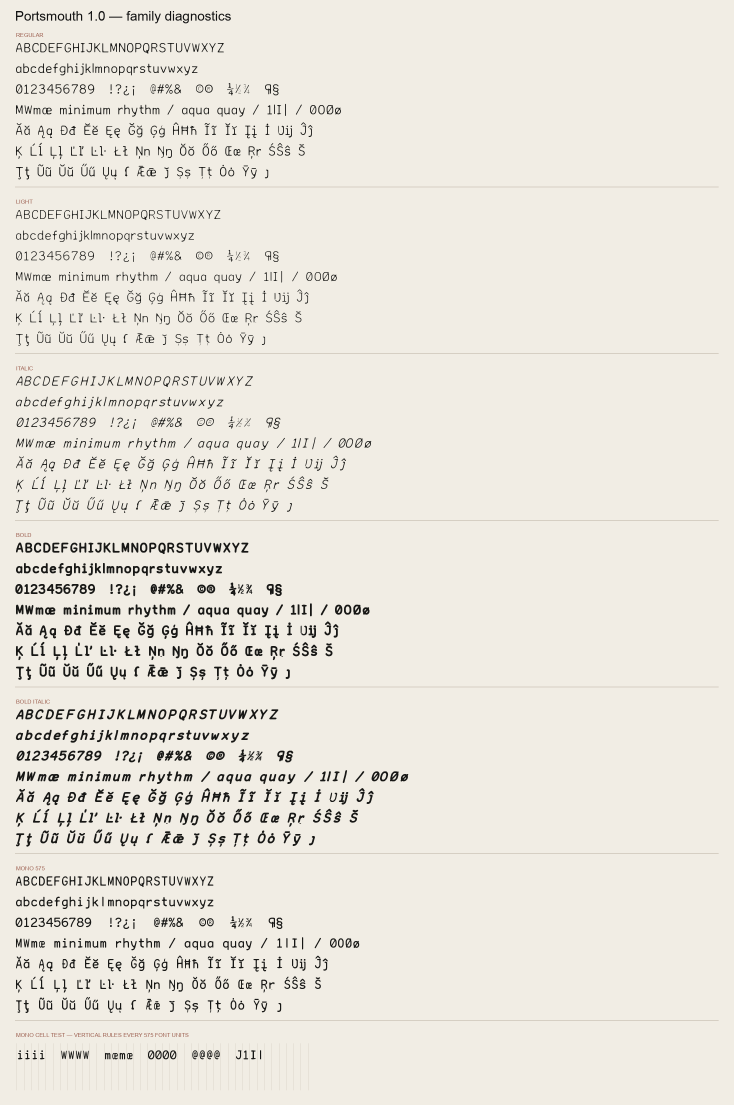
#> input picture Portsmouth-Family-1.0-diagnostics.png, 2200 x 3315 px, given in place of mff_image1.png, which was not available (shown at 1/3 size)
$ python directional_fusion.py
#> lines starting #> are read from the running program, lines starting #| are printed output that depends on the picture; pictures that were not available may be replaced by others from this repository, and a replacement may not be noted
### experiments/two_lattice_blur_study.py
#!/usr/bin/env python3
"""The two §4c measurements: complementary blur and soft-weight seams.

A. Complementary blur (no source sharp anywhere).  Two captures of one
   ground-truth scene through disk PSFs of different radii.  Disk OTFs have
   zeros at different frequencies, so at each (patch, frequency) at least
   one capture retains energy — per-coefficient consensus across captures
   covers what each blur destroyed.  Beyond its first OTF zero a capture's
   phase is sign-flipped, so pixel-domain fusion is structurally unable to
   use that band; magnitude projection + positivity re-retrieves phase.
   Configurations (weights ladder, all measured quantities):
     per-patch softmax weights  (the MFF configuration; blind to frequency)
     per-coefficient softmax    (frequency-resolved reliability)
     max-consensus target       (elementwise max magnitude, hard w=1)
   against capture/average baselines, PSNR to ground truth.

B. Negative control: identical blurs.  No complementary information exists;
   an honest method must not hallucinate sharpness (PSNR ~= capture).

C. Soft-weight seam.  Spatially-varying focus with a wide transition band
   where weights are necessarily ambiguous.  Measure the projection stage's
   gain over the weighted-average seed as a function of position: the gain
   should concentrate in the seam.
"""
from __future__ import annotations

import sys
from pathlib import Path

import numpy as np

HERE = Path(__file__).resolve().parent
sys.path.insert(0, str(HERE))
OUT = HERE / "out"

from two_lattice_mff import PatchFamily  # noqa: E402

SCRATCH = Path("/private/tmp/claude-501/-Users-quentinkuttenkuler-bfft/"
               "7ec9c357-2c5f-45c7-83cc-25520967d9ba/scratchpad")


def ground_truth(n=256):
    """Sharp real texture: the in-focus shell center of MFFW3/4 source 1."""
    import matplotlib.image as mpimg
    img = mpimg.imread(str(SCRATCH / "mff_image1.png")).astype(np.float64)
    return img[60:60 + n, 100:100 + n, :3].mean(axis=2)


# [15 lines left out: functions disk_kernel, convolve_reflect, not called in this run]


def psnr(u, ref):
    rng = ref.max() - ref.min()
    return 10 * np.log10(rng ** 2 / np.mean((u - ref) ** 2))


def coeff_weights(fams, gamma=2.0):
    m = np.stack([f.target for f in fams]) ** gamma
    return m / (m.sum(axis=0, keepdims=True) + 1e-30)


# [171 lines left out: functions patch_weights, project_coeff_weighted, run, part_a, part_a2, part_b and 2 more, not called in this run]


# [6 lines that do not run on import are left out]

### experiments/directional_fusion.py
#!/usr/bin/env python3
"""Directional denoise on each axis, then BLUE-fuse (not geomean).

Formal backing:
  1D Wiener along axis u is the MMSE linear estimator for that marginal.
  Inverse-variance (BLUE / information-form) fusion of unbiased estimates
  is minimum-variance and has error covariance <= each input on EVERY axis.
  Geometric mean is neither unbiased nor covariance-aware, so it cannot
  reach the per-axis minima -- this is the strawman we replace.

Estimators:
  est_rows = 1D Wiener along axis 1 (kills row-axis noise; blurs vertical
             edges = column-varying content).
  est_cols = 1D Wiener along axis 0 (dual).
Fusions:
  geomean  = sqrt(est_rows * est_cols)              (biased strawman)
  arithmean= 0.5(est_rows + est_cols)               (variance-blind)
  blue_oracle = inverse (GT) local-MSE weights      (upper bound of fusion)
  blue_practical = inverse local residual-variance weights (GT-free; this
             is our relaxed weighted projection with identity aperture,
             omega ~ Sigma^{-1}).
Reference:
  wiener2d = full 2D Wiener (joint MMSE linear) -- the number the fusion of
             two 1D estimators aims to approach, NOT to beat.
"""
from __future__ import annotations

import sys
from pathlib import Path

import numpy as np

HERE = Path(__file__).resolve().parent
sys.path.insert(0, str(HERE))
OUT = HERE / "out"

from two_lattice_blur_study import ground_truth, psnr  # noqa: E402

SIGMA = 0.08


def box(img, k=9):
    c = np.cumsum(np.pad(img, ((k, k), (0, 0)), mode="reflect"), axis=0)
    img = (c[2 * k:, :] - c[:-2 * k, :]) / (2 * k)
    c = np.cumsum(np.pad(img, ((0, 0), (k, k)), mode="reflect"), axis=1)
    return (c[:, 2 * k:] - c[:, :-2 * k]) / (2 * k)


def marginal_wiener(noisy, sigma, axis):
    n = noisy.shape[axis]
    Y = np.fft.fft(noisy, axis=axis)
    other = 1 - axis
    Py = (np.abs(Y) ** 2).mean(axis=other, keepdims=True)   # avg periodogram
    noise_power = sigma ** 2 * n                            # unnormalized FFT
    Ps = np.maximum(Py - noise_power, 0.0)
    W = Ps / (Ps + noise_power)
    return np.real(np.fft.ifft(Y * W, axis=axis))


def wiener2d(noisy, sigma):
    Y = np.fft.fft2(noisy)
    P = np.abs(Y) ** 2
    noise_power = sigma ** 2 * noisy.size
    Ps = np.maximum(P - noise_power, 0.0)
    W = Ps / (Ps + noise_power)
    return np.real(np.fft.ifft2(Y * W))


def blue_fuse(e1, e2, v1, v2):
    w1 = (1.0 / (v1 + 1e-12))
    w2 = (1.0 / (v2 + 1e-12))
    return (w1 * e1 + w2 * e2) / (w1 + w2)


def oriented_scene(n=256):
    """Spatially varying orientation: left half = horizontal edges (content
    varies vertically), right half = vertical edges.  The two axes fail in
    DIFFERENT places, so inverse-variance weighting must decisively beat any
    fixed blend."""
    y, x = np.mgrid[0:n, 0:n].astype(np.float64)
    left = 0.5 + 0.45 * np.sign(np.sin(2 * np.pi * y / 12))     # horiz edges
    right = 0.5 + 0.45 * np.sign(np.sin(2 * np.pi * x / 12))    # vert edges
    img = np.where(x < n / 2, left, right)
    return np.clip(img, 0, 1)


def run_scene(gt, sigma, seed, tag):
    rng = np.random.default_rng(seed)
    noisy = gt + sigma * rng.standard_normal(gt.shape)
    est_rows = marginal_wiener(noisy, sigma, axis=1)
    est_cols = marginal_wiener(noisy, sigma, axis=0)
    geomean = np.sqrt(np.clip(est_rows, 0, None) * np.clip(est_cols, 0, None))
    v1 = box((noisy - est_rows) ** 2)
    v2 = box((noisy - est_cols) ** 2)
    blue = blue_fuse(est_rows, est_cols, v1, v2)
    print(f"[{tag}] input {psnr(noisy, gt):.2f} | rows {psnr(est_rows, gt):.2f}"
          f" cols {psnr(est_cols, gt):.2f} | geomean {psnr(geomean, gt):.2f} |"
          f" BLUE {psnr(blue, gt):.2f} | gain over geomean "
          f"{psnr(blue, gt) - psnr(geomean, gt):+.2f} dB")


def main():
    print("== decisive case: spatially-varying orientation ==")
    run_scene(oriented_scene(), 0.12, 1, "oriented")
    print("\n== honest baseline: near-isotropic natural texture ==")
    gt = ground_truth()                       # sharp natural crop, ~256^2
    rng = np.random.default_rng(0)
    noisy = gt + SIGMA * rng.standard_normal(gt.shape)

    est_rows = marginal_wiener(noisy, SIGMA, axis=1)
#> call 3 of marginal_wiener, with sigma = 0.08, axis = 1
#> in marginal_wiener (call 3), `return np.real(np.fft.ifft(Y * W, axis=axis))`:
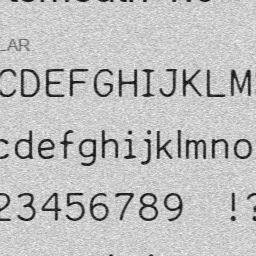
#> returned value: shape (256, 256) float64; min -0.0658, max 1.16, mean 0.86; drawn with min black and max white
    est_cols = marginal_wiener(noisy, SIGMA, axis=0)

    geomean = np.sqrt(np.clip(est_rows, 0, None) * np.clip(est_cols, 0, None))
    arith = 0.5 * (est_rows + est_cols)

    # oracle inverse-MSE (upper bound of the fusion idea)
    v1_o = box((est_rows - gt) ** 2)
    v2_o = box((est_cols - gt) ** 2)
    blue_oracle = blue_fuse(est_rows, est_cols, v1_o, v2_o)

    # practical, GT-free: residual variance spikes where a filter blurred a
    # feature along its direction (structured residual), so it self-reports
    # unreliability there.
    v1_p = box((noisy - est_rows) ** 2)
    v2_p = box((noisy - est_cols) ** 2)
#> in box (call 6), `return (c[:, 2 * k:] - c[:, :-2 * k]) / (2 * k)`:
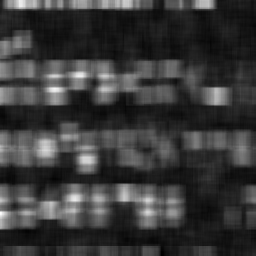
#> returned value: shape (256, 256) float64; min 0.00108, max 0.00837, mean 0.00273; drawn with min black and max white
    blue_practical = blue_fuse(est_rows, est_cols, v1_p, v2_p)
#> in blue_fuse (call 3), `w1 = (1.0 / (v1 + 1e-12))`:
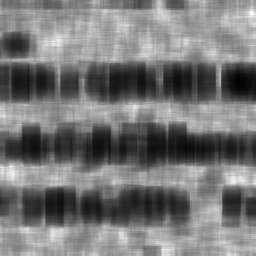
#> w1: shape (256, 256) float64; min 84.07, max 911.7, mean 469.3; drawn with min black and max white
#> in blue_fuse (call 3), `w2 = (1.0 / (v2 + 1e-12))`:
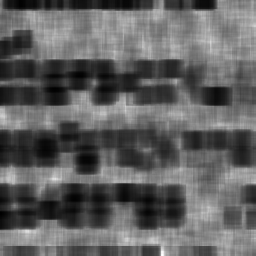
#> w2: shape (256, 256) float64; min 119.5, max 924.5, mean 426.5; drawn with min black and max white

    ref2d = wiener2d(noisy, SIGMA)
#> in wiener2d, `P = np.abs(Y) ** 2`:
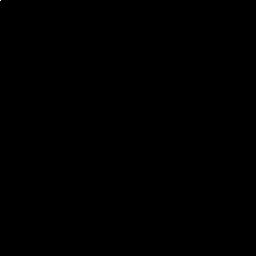
#> P: shape (256, 256) float64; min 0.00848, max 3.18e+09, mean 51689.7; drawn with min black and max white
#> in wiener2d, `W = Ps / (Ps + noise_power)`:
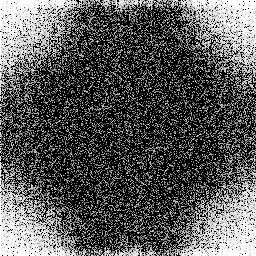
#> W: shape (256, 256) float64; min 0, max 1, mean 0.35

    rows = [("noisy input", noisy),
            ("est axis=rows (1D Wiener)", est_rows),
            ("est axis=cols (1D Wiener)", est_cols),
            ("geometric mean (strawman)", geomean),
            ("arithmetic mean", arith),
            ("BLUE fuse (practical omega)", blue_practical),
            ("BLUE fuse (oracle omega)", blue_oracle),
            ("2D Wiener (joint ref)", ref2d)]
    print(f"sigma={SIGMA}, input PSNR={psnr(noisy, gt):.2f} dB")
#| sigma=0.08, input PSNR=20.59 dB
    print(f"{'method':>30s} {'PSNR (dB)':>10s}")
    for name, im in rows:
        print(f"{name:>30s} {psnr(im, gt):10.2f}")
#> this loop made 8 passes
#> name on passes 1 to 8: 'noisy input', 'est axis=rows (1D Wiener)', 'est axis=cols (1D Wiener)', 'geometric mean (strawman)', 'arithmetic mean', 'BLUE fuse (practical omega)', 'BLUE fuse (oracle omega)', '2D Wiener (joint ref)'
#|                    noisy input      20.59
#|      est axis=rows (1D Wiener)      22.91
#|      est axis=cols (1D Wiener)      23.05
#|      geometric mean (strawman)      23.76
#|                arithmetic mean      23.72
#|    BLUE fuse (practical omega)      23.85
#|       BLUE fuse (oracle omega)      23.85
#|          2D Wiener (joint ref)      23.02

    import matplotlib
    matplotlib.use("Agg")
    import matplotlib.pyplot as plt
    OUT.mkdir(parents=True, exist_ok=True)
    fig, axes = plt.subplots(2, 4, figsize=(15, 7.6))
    for ax, (name, im) in zip(axes.ravel(), rows):
        ax.imshow(np.clip(im, 0, 1), cmap="gray", vmin=0, vmax=1)
        ax.set_title(f"{name}\n{psnr(im, gt):.2f} dB", fontsize=9)
        ax.set_xticks([]); ax.set_yticks([])
    fig.tight_layout()
    fig.savefig(OUT / "directional_fusion.png", dpi=120)
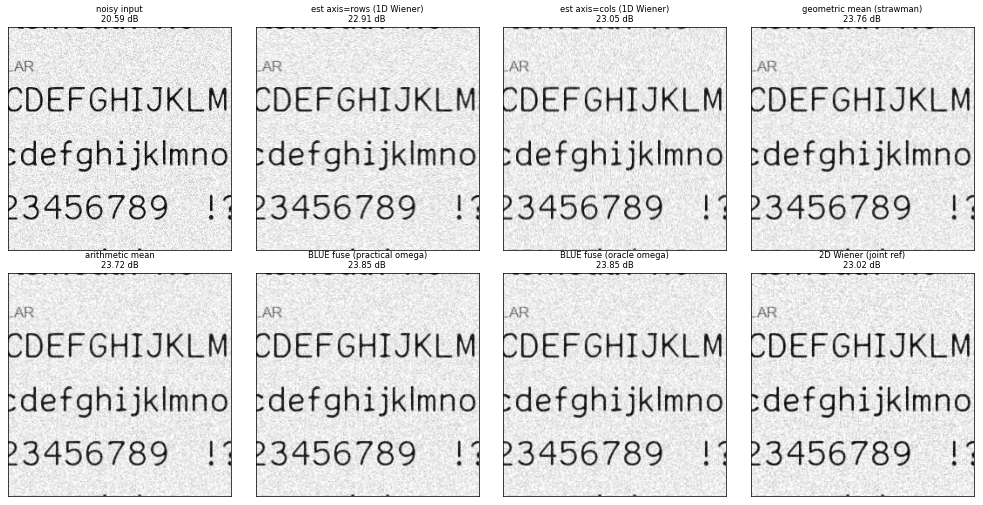
#> figure drawn by matplotlib, 8 panels
    print(OUT / "directional_fusion.png")


if __name__ == "__main__":
    main()
